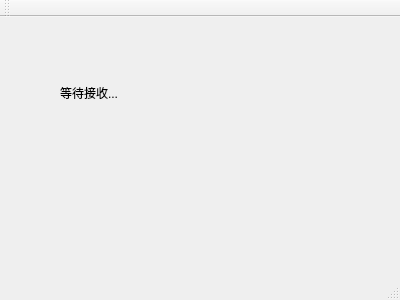
<?xml version="1.0" encoding="UTF-8"?>
<ui version="4.0">
 <class>MainWindow</class>
 <widget class="QMainWindow" name="MainWindow">
  <property name="geometry">
   <rect>
    <x>0</x>
    <y>0</y>
    <width>400</width>
    <height>300</height>
   </rect>
  </property>
  <property name="windowTitle">
   <string>MainWindow</string>
  </property>
  <widget class="QWidget" name="centralWidget">
   <widget class="QLabel" name="label">
    <property name="geometry">
     <rect>
      <x>60</x>
      <y>60</y>
      <width>201</width>
      <height>31</height>
     </rect>
    </property>
    <property name="text">
     <string>等待接收...</string>
    </property>
   </widget>
  </widget>
  <widget class="QMenuBar" name="menuBar">
   <property name="geometry">
    <rect>
     <x>0</x>
     <y>0</y>
     <width>400</width>
     <height>17</height>
    </rect>
   </property>
  </widget>
  <widget class="QToolBar" name="mainToolBar">
   <attribute name="toolBarArea">
    <enum>TopToolBarArea</enum>
   </attribute>
   <attribute name="toolBarBreak">
    <bool>false</bool>
   </attribute>
  </widget>
  <widget class="QStatusBar" name="statusBar"/>
 </widget>
 <layoutdefault spacing="6" margin="11"/>
 <resources/>
 <connections/>
</ui>
